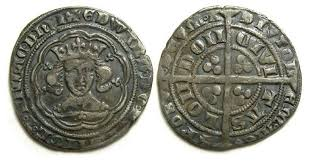
#> input picture coin_detection/input_images/images.jpg, 312 x 162 px; its folder holds only this picture in this run
$ python main.py
#> lines starting #> are read from the running program, lines starting #| are printed output that depends on the picture; after the words box and inside, x2 and y2 are one past the last pixel; in counts of white or black regions, pixels touching at a corner belong together
### coin_detection/src/working_files.py
import sys
import os
import cv2

def load_images(folder):
#> called with folder = 'input_images'
    images = []

    for filename in os.listdir(folder):
        img = cv2.imread(os.path.join(folder,filename))
#> img is the input picture: shape (162, 312, 3); mean B, G, R 142.9, 153.4, 153.4
        if img is not None:
            images.append(img)

    return images

### coin_detection/src/preprocess.py
import numpy as np
import cv2

def image_enhancement(img):

    '''
    Image contains two classes of pixel foreground pixel and background pixel.
    1. Gray: Converts the RGB scale to gray scale

    2. Otsu Binarization: It calculates the optimum threshold value.
        Example: Consider a bimodal image(the histogram of an image has two peaks).
                 For that image, we can take an approximate value in
                 the middle of those peaks as threshold value.

    3. Morphological Transformation: Due to thresholding, binary images are distored by noise and texture.
        Morphological image processing is a collection of non-linear operations related to the morphology
        (shape, convexity, connectivity and geodesic distance) of features in an image.

        Note: Black(0) and white(1)
        Image: foreground_pixel(white) and background_pixel(black)
        https://docs.opencv.org/trunk/d9/d61/tutorial_py_morphological_ops.html

        A. Erosion: A pixel in the original image (either 1 or 0) will be considered 1 only if all the
                    pixels under the kernel is 1, otherwise it is eroded (made to zero).

        B. Dilation: Opposite of erosion.

        C. Opening: erosion followed by dilation.

        D. Closing: Dilation followed by Erosion

    '''

    # Gray (single channel image)
    gray = cv2.cvtColor(img,cv2.COLOR_BGR2GRAY)
    shape = gray.shape
    print("\tshape of the image after gray scale conversion: " + str(shape))

    # Otsu Binarization
    ret, otsu_thresh = cv2.threshold(gray,0,255,cv2.THRESH_BINARY_INV+cv2.THRESH_OTSU)

    # Morphological Transform
    kernel = cv2.getStructuringElement(cv2.MORPH_RECT,(3,3))
    opening = cv2.morphologyEx(otsu_thresh,cv2.MORPH_OPEN,kernel,iterations=1)
    closing = cv2.morphologyEx(opening,cv2.MORPH_CLOSE,kernel, iterations = 13)

    return gray, otsu_thresh, closing

def isolataion(img):

    '''
    Ensure the foreground and background portions of the image
    # 1. Sure Background(dilation): find the area which we are sure they are not coins.

    # 2. Sure Foreground: Extract the area which we are sure they are coins.
        Distance Transform: The result of the transform is a graylevel image
            except that the graylevel intensities of points inside foreground regions
            are changed to show the distance to the closest boundary from each point.

    '''

    kernel = cv2.getStructuringElement(cv2.MORPH_RECT,(3,3))

    # sure background area
    sure_bg = cv2.dilate(img,kernel,iterations=3)

    # sure foreground area
    dist_transform = cv2.distanceTransform(img,cv2.DIST_L2,5)
    ret, sure_fg = cv2.threshold(dist_transform,0.986*dist_transform.max(),255,0)

    # unknown area
    sure_fg = np.uint8(sure_fg)
    unknown = cv2.subtract(sure_bg,sure_fg)

    return sure_bg, sure_fg, unknown

def watershed_algorithm(isolated, img):

    '''
    The watershed algorithm is a classic algorithm used for segmentation and
    is especially useful when extracting touching or overlapping objects in images.

    1. find contours:
    Three params (source image, contour retrieval mode, contour approximation method)
    contours: Contours is a Python list of all the contours in the image. Each individual contour
        is a Numpy array of (x,y) coordinates of boundary points of the object.

    2. Create Markers
    Foreground: centre(white), rest(black)
    Background: centre(black), rest(white)
    Marker = Foreground + Background
    Marker: in_coin(white), across_coin(black), rest(gray)
    '''

    sure_bg, sure_fg, unknown = isolated
    shape = sure_fg.shape

    # contours
    contours, hierarchy = cv2.findContours(sure_fg,cv2.RETR_TREE,cv2.CHAIN_APPROX_SIMPLE)

    # numpy array for markers. convert image to 32 bit using dtype paramter
    marker = np.zeros((shape[0], shape[1]),dtype = np.int32)
    marker = np.int32(sure_fg) + np.int32(sure_bg)

    # Note: cv2 version doesnt offer cv2.markers function so here labelling of markers done by contours

    print("\tlen of contours: " + str(len(contours)))
    for id in range(len(contours)):
        cv2.drawContours(marker,contours,id,id+2, -1)

    marker = marker + 1
    # set value of unknown area equal to zero or black
    marker[unknown==255] = 0

    # watershed
    cv2.watershed(img, marker)
    img[marker==-1]=(0,0,255)

    return img, marker

### coin_detection/main.py
import numpy as np
import cv2
from matplotlib import pyplot as plt

from src.working_files import load_images
from src.preprocess import image_enhancement, isolataion, watershed_algorithm

image_source = 'input_images'
save_output = 'output_images'

######### 1. Load/Read Images ########
print("Step 1 Load Images")
input_images = load_images(image_source)
#> input_images = 1 item
print("total no: " + str(len(input_images)))
#| total no: 1

######### 2. Pre Processing ########
print("Step 2. Pre-Processing")
for num, img in enumerate(input_images):
  print("image no: " + str(num))
  cv2.imshow('input_image', img)

  # image enhancement
  print("\tImage enhancement")
  gray, otsu_thresh, closing = image_enhancement(img)
  #cv2.imshow('gray', gray)
  #cv2.imshow('otsu_thresh', otsu_thresh)
  #cv2.imshow('closing', closing)

  # isolataion
  print("\tIsolation")
  isolated = isolataion(closing)
  sure_bg, sure_fg, unknown = isolated
  #cv2.imshow('sure_bg', sure_bg)
  #cv2.imshow('sure_fg', sure_fg)
  #cv2.imshow('unknown', unknown)

  # watershed
  print("\tWatershed")
  output_image, marker = watershed_algorithm(isolated, img)

  cv2.imshow('output_image', output_image)
  cv2.waitKey(0)
  cv2.destroyAllWindows()

  ######### 3. Save the output Image ##########
  print("saving the output image")
  cv2.imwrite(str(save_output)+ '/output_image_' + str(num+1) + ".jpg", output_image)
#> this loop made 1 pass
#| image no: 0
#| 	Image enhancement
#| 	shape of the image after gray scale conversion: (162, 312)
#| 	Isolation
#| 	Watershed
#| 	len of contours: 2
#| saving the output image
#> pass 1, in image_enhancement, `gray = cv2.cvtColor(img,cv2.COLOR_BGR2GRAY)`:
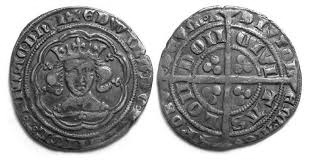
#> gray: shape (162, 312); min 1, max 255, mean 152.2
#> pass 1, in image_enhancement, `ret, otsu_thresh = cv2.threshold(gray,0,255,cv2.THRESH_BINARY_INV+cv2...`:
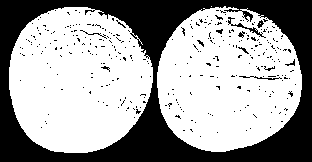
#> otsu_thresh: shape (162, 312); 63.6% white; 321 black regions (309 under 20 px), largest, box (x1, y1, x2, y2) and area: (0, 0, 312, 162) 17262, (228, 17, 266, 38) 111, (239, 76, 282, 80) 56
#> pass 1, in image_enhancement, `opening = cv2.morphologyEx(otsu_thresh,cv2.MORPH_OPEN,kernel,iteration..`:
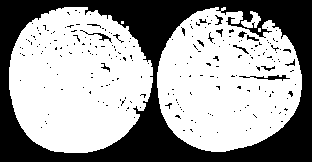
#> opening: shape (162, 312); 62.5% white; 230 black regions (215 under 20 px), largest, box (x1, y1, x2, y2) and area: (0, 0, 312, 162) 17838, (239, 75, 290, 81) 112, (80, 30, 112, 43) 69
#> pass 1, in image_enhancement, `closing = cv2.morphologyEx(opening,cv2.MORPH_CLOSE,kernel, iterations ..`:
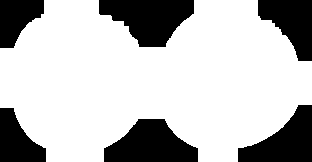
#> closing: shape (162, 312); 73.7% white; 6 black regions, box (x1, y1, x2, y2) and area: (99, 0, 194, 47) 2951, (104, 119, 198, 162) 2797, (238, 105, 312, 162) 2429, (258, 0, 312, 61) 2072, (0, 108, 46, 162) 1597, (0, 0, 44, 48) 1438

print("Coin detection Complete")
